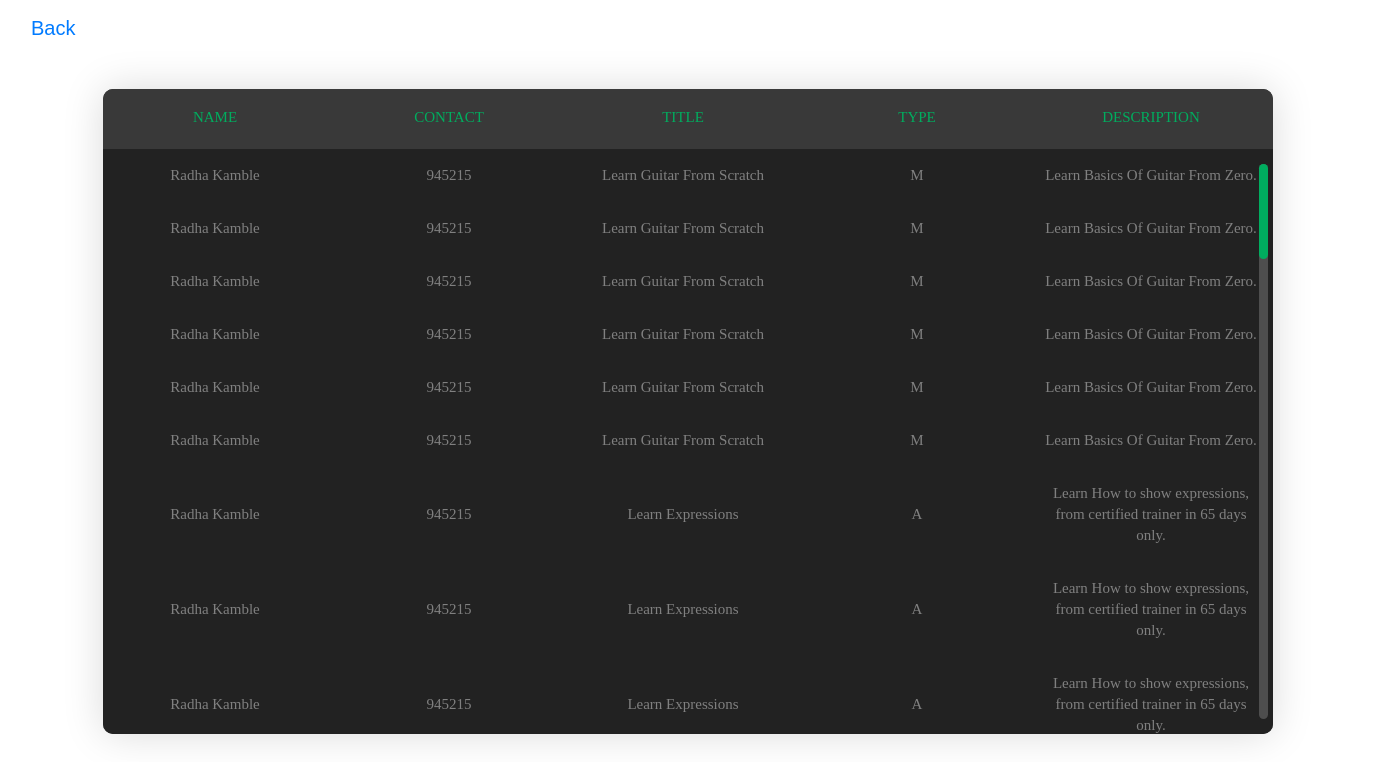
Screenshot of /courseTableTeacher/modifyCourse.php with the database file from the repository.
### tables this page shows
CREATE TABLE `applied_courses` (
  `aid` int(11) NOT NULL,
  `cid` int(11) DEFAULT NULL,
  `uid` int(11) DEFAULT NULL,
  `name` varchar(500) DEFAULT NULL,
  `email` varchar(500) DEFAULT NULL,
  `contact` int(200) DEFAULT NULL
);

CREATE TABLE `courses` (
  `id` int(11) NOT NULL,
  `cTitle` varchar(500) DEFAULT NULL,
  `cType` varchar(300) DEFAULT NULL,
  `cTeacher` varchar(500) DEFAULT NULL,
  `description` varchar(500) DEFAULT NULL,
  `tid` int(11) DEFAULT NULL,
  `audImage` varchar(500) DEFAULT NULL,
  `courVideo` varchar(500) DEFAULT NULL
);

### courseTableTeacher/modifyCourse.php (the view, shortened to what this page needs)
<!DOCTYPE html>
<html lang="en">
<head>
	<link rel="stylesheet" type="text/css" href="vendor/bootstrap/css/bootstrap.min.css">
	<link rel="stylesheet" type="text/css" href="fonts/font-awesome-4.7.0/css/font-awesome.min.css">
	<link rel="stylesheet" type="text/css" href="vendor/animate/animate.css">
	<link rel="stylesheet" type="text/css" href="vendor/select2/select2.min.css">
	<link rel="stylesheet" type="text/css" href="vendor/perfect-scrollbar/perfect-scrollbar.css">
	<link rel="stylesheet" type="text/css" href="css/util.css">
	<link rel="stylesheet" type="text/css" href="css/main.css">
</head>
<body>
<nav class="navbar navbar-inverse">
  <div class="container-fluid">
    <div class="navbar-header">
      <a class="navbar-brand" href="../teacher.php">Back</a>
    </div>
</nav>
	<form method="GET" action="modifyAudition.php">
	<div class="limiter">
		<div class="container-table100">
			<div class="wrap-table100">
				<div class="table100 ver3 m-b-110">
					<div class="table100-head">
						<table>
							<thead>
								<tr class="row100 head">
								<th class="cell100 column4">Name</th>
									<th class="cell100 column4" colspan="3">Contact</th>
									<th class="cell100 column4">Title</th>
									<th class="cell100 column4">Type</th>
									<th class="cell100 column4">Description</th>
								</tr>
							</thead>
						</table>
					</div>
					<div class="table100-body js-pscroll">
			        	<?php
							$conn = mysqli_connect("localhost", "root", "", "project") or die("failed to connect");
							$que = "select * from courses,applied_courses";
							$result = mysqli_query($conn, $que);
							foreach($result as $arr){
						?>
									<table>
							<tbody>
								<tr class="row100 body">
								<td class="cell100 column4"><?php echo"$arr[name]" ?></td>
									<td class="cell100 column4"><?php echo"$arr[contact]" ?></td>
									<td class="cell100 column4"><?php echo"$arr[cTitle]" ?></td>
									<td class="cell100 column4"><?php echo"$arr[cType]" ?></td>
									<td class="cell100 column4"><?php echo"$arr[description]" ?></td>
								</tr>
							</tbody>
						</table>
								<?php
						        	}
								?>
					</div>
				</div>
	</div>
</body>
</html>

### courseTableTeacher/css/main.css (style rules this page uses)
* { margin: 0px; padding: 0px; box-sizing: border-box; }
body, html { height: 100%; font-family: sans-serif; }
a { margin: 0px; transition: all 0.4s; -webkit-transition: all 0.4s; -o-transition: all 0.4s; -moz-transition: all 0.4s; }
.js-pscroll { position: relative; overflow: hidden; }
.limiter { width: 1366px; margin: 0 auto; }
.container-table100 { width: 100%; min-height: 100vh; background: #fff; display: -webkit-box; display: -webkit-flex; display: -moz-box; display: -ms-flexbox; display: flex; align-items: center; justify-content: center; flex-wrap: wrap; padding: 33px 30px; }
.wrap-table100 { width: 1170px; }
.table100 { background-color: #fff; }
table { width: 100%; }
th, td { font-weight: unset; padding-right: 10px; }
.column4 { width: 19%; }
.table100-head th { padding-top: 18px; padding-bottom: 18px; }
.table100-body td { padding-top: 16px; padding-bottom: 16px; }
.table100 { position: relative; padding-top: 60px; }
.table100-head { position: absolute; width: 100%; top: 0; left: 0; }
.table100-body { max-height: 585px; overflow: auto; }
.table100.ver3 { background-color: #393939; }
.table100.ver3 th { font-family: Lato-Bold; font-size: 15px; color: #00ad5f; line-height: 1.4; text-transform: uppercase; background-color: #393939; }
.table100.ver3 td { font-family: Lato-Regular; font-size: 15px; color: #808080; line-height: 1.4; background-color: #222222; }
.table100.ver3 { border-radius: 10px; overflow: hidden; box-shadow: 0 0px 40px 0px rgba(0, 0, 0, 0.15); -moz-box-shadow: 0 0px 40px 0px rgba(0, 0, 0, 0.15); -webkit-box-shadow: 0 0px 40px 0px rgba(0, 0, 0, 0.15); -o-box-shadow: 0 0px 40px 0px rgba(0, 0, 0, 0.15); -ms-box-shadow: 0 0px 40px 0px rgba(0, 0, 0, 0.15); }

### courseTableTeacher/modifyCourse.php (style rules this page uses)
th,td { text-align: center; }

### rows the page displays
applied_courses: name "Radha Kamble", contact "945215", cid.cTitle "Learn Guitar From Scratch", cid.cType "M", cid.description "Learn Basics Of Guitar From Zero.", courses.cTitle "Learn Expressions", courses.cType "A", courses.description "Learn How to show expressions, from certified trainer in 65 days only."
applied_courses: name "Radha Kamble", contact "945215", courses.cTitle "Learn Guitar From Scratch", courses.cType "M", courses.description "Learn Basics Of Guitar From Zero.", cid.cTitle "Learn Expressions", cid.cType "A", cid.description "Learn How to show expressions, from certified trainer in 65 days only."
applied_courses: name "Radha Kamble", contact "945215", courses.cTitle "Learn Guitar From Scratch", courses.cType "M", courses.description "Learn Basics Of Guitar From Zero.", courses.cTitle "Learn Expressions", courses.cType "A", courses.description "Learn How to show expressions, from certified trainer in 65 days only."
applied_courses: name "Radha Kamble", contact "945215", courses.cTitle "Learn Guitar From Scratch", courses.cType "M", courses.description "Learn Basics Of Guitar From Zero."
applied_courses: name "Radha Kamble", contact "945215", courses.cTitle "Learn Guitar From Scratch", courses.cType "M", courses.description "Learn Basics Of Guitar From Zero."
applied_courses: name "Radha Kamble", contact "945215", courses.cTitle "Learn Guitar From Scratch", courses.cType "M", courses.description "Learn Basics Of Guitar From Zero."
